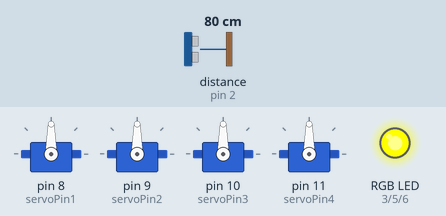
The sketch below on a simulated Arduino Uno, built with avr-gcc and run on an emulated ATmega328P. Shown: 4 × servo, an RGB LED mixed from three pins (HIGH = lit). Wiring (inferred from the names in the program): ultrasonic range finder: trigger pin 7; echo pin 2. The inputs (shaded band) are chosen by the test bench; at power-on: distance to the obstacle (sensor on pin 2) 80 cm. The echo pulse lasts 58.3 µs per cm; pins used as bus, display or sensor lines are not drawn.

Above: at 8.8 s.
8.9 s: distance to the obstacle (sensor on pin 2) set to 2 cm
At 16.5 s:
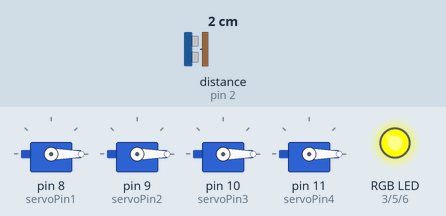
21.5 s: distance to the obstacle (sensor on pin 2) set to 18 cm
At 25.1 s:
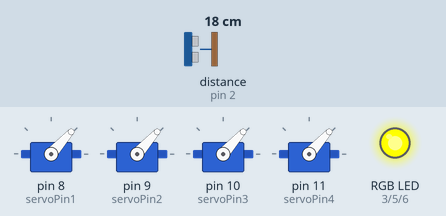
31.5 s: distance to the obstacle (sensor on pin 2) set to 35 cm
At 35.2 s:
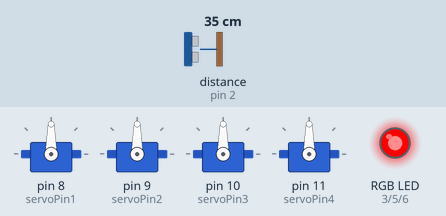
Timing chart, 0 to 51.2 s (numbered marks = the images above; inputs shaded):
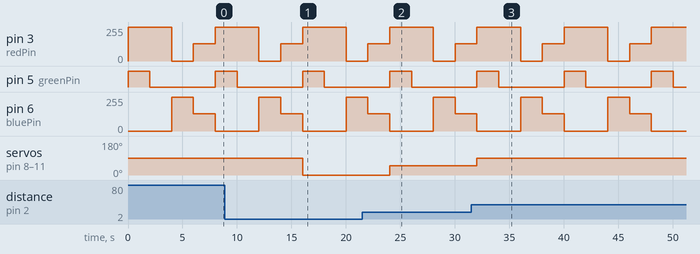

The sketch:

ultrasonic4servoledlight.ino
```cpp
#include <Servo.h>

// Pines del sensor ultrasónico
const int trigPin = 7;
const int echoPin = 2; // Ahora usamos el pin 2 para el Echo

// Servos
Servo servo1, servo2, servo3, servo4;
const int servoPin1 = 8;
const int servoPin2 = 9;
const int servoPin3 = 10;
const int servoPin4 = 11;

// Tira LED RGB
const int redPin = 3;    // Conecta al Gate del MOSFET para el canal Rojo
const int greenPin = 5;  // Conecta al Gate del MOSFET para el canal Verde
const int bluePin = 6;   // Conecta al Gate del MOSFET para el canal Azul

void setup() {
  // Configurar los pines del sensor ultrasónico
  pinMode(trigPin, OUTPUT);
  pinMode(echoPin, INPUT);

  // Configurar los servos
  servo1.attach(servoPin1);
  servo2.attach(servoPin2);
  servo3.attach(servoPin3);
  servo4.attach(servoPin4);

  // Configurar los pines de la tira LED
  pinMode(redPin, OUTPUT);
  pinMode(greenPin, OUTPUT);
  pinMode(bluePin, OUTPUT);
}

void loop() {
  // Leer distancia del sensor ultrasónico
  digitalWrite(trigPin, LOW);
  delayMicroseconds(2);
  digitalWrite(trigPin, HIGH);
  delayMicroseconds(10);
  digitalWrite(trigPin, LOW);

  // Leer el tiempo del eco
  long duration = pulseIn(echoPin, HIGH);
  int distance = duration * 0.034 / 2;

  // Mapear la distancia a ángulos de los servos
  int angle = map(constrain(distance, 2, 30), 2, 30, 0, 90);

  // Mover los servos
  servo1.write(angle);
  servo2.write(angle);
  servo3.write(angle);
  servo4.write(angle);

  // Simulación de emociones y control de LEDs
  setColor(255, 255, 0); // Amarillo (feliz)
  delay(2000);
  setColor(255, 0, 0);   // Rojo (enojado)
  delay(2000);
  setColor(0, 0, 255);   // Azul (triste)
  delay(2000);
  setColor(128, 0, 128); // Morado (sorprendido)
  delay(2000);
}

// Función para establecer el color
void setColor(int red, int green, int blue) {
  analogWrite(redPin, red);
  analogWrite(greenPin, green);
  analogWrite(bluePin, blue);
}
```

Measured:
- after the input at 8.9 s, servo on pin 8 (servoPin1), servo on pin 9 (servoPin2), servo on pin 10 (servoPin3), servo on pin 11 (servoPin4): 90° → 0° after 7.1 s
- after the input at 21.5 s, servo on pin 8 (servoPin1), servo on pin 9 (servoPin2), servo on pin 10 (servoPin3), servo on pin 11 (servoPin4): 0° → 48° after 2.5 s
- after the input at 31.5 s, servo on pin 8 (servoPin1), servo on pin 9 (servoPin2), servo on pin 10 (servoPin3), servo on pin 11 (servoPin4): 48° → 90° after 0.52 s
- by itself, pin 5 (greenPin): alternates HIGH for 2.0 s and LOW for 6.0 s
